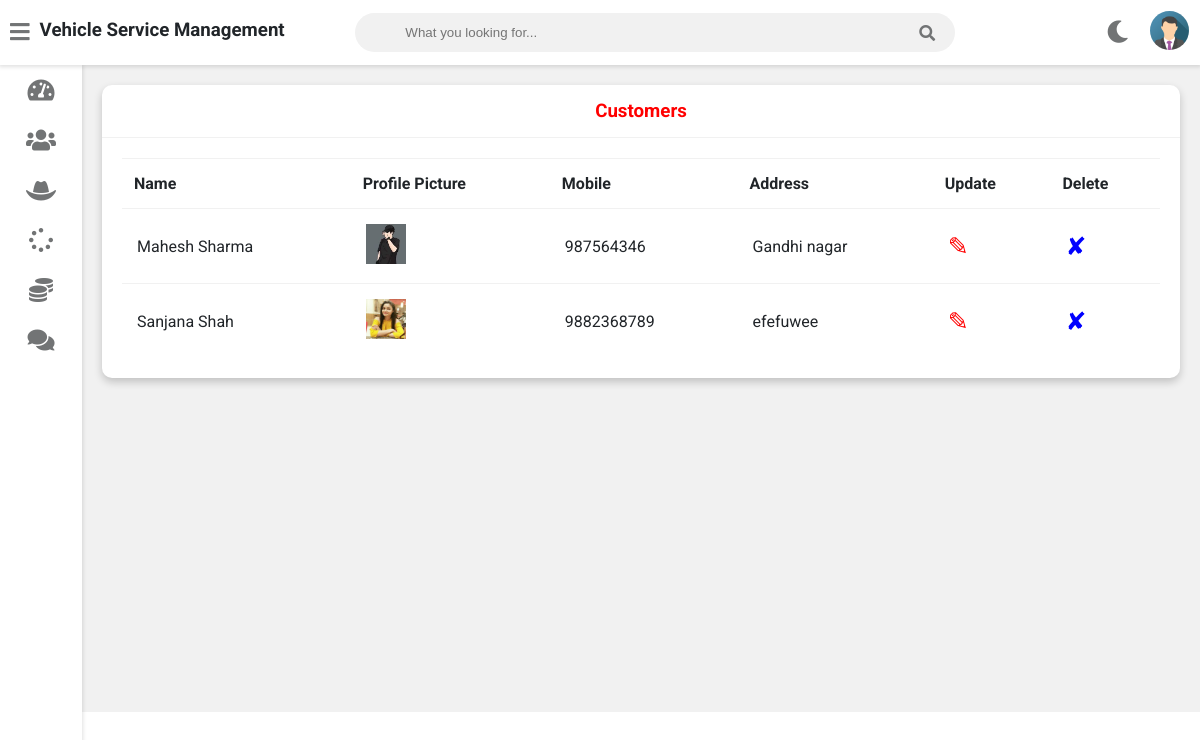
The page /admin-view-customer (signed in) on the database its author committed.
### vehicle/models.py (models this page shows, shortened)
class Customer(models.Model):
    user=models.OneToOneField(User,on_delete=models.CASCADE)
    profile_pic= models.ImageField(upload_to='profile_pic/CustomerProfilePic/',null=True,blank=True)
    address = models.CharField(max_length=40)
    mobile = models.CharField(max_length=20,null=False)
    @property
    def get_name(self):
        return self.user.first_name+" "+self.user.last_name

### vehicle/views.py (the view)
# urls.py: path('admin-view-customer',views.admin_view_customer_view,name='admin-view-customer'),
@login_required(login_url='adminlogin')
def admin_view_customer_view(request):
    customers=models.Customer.objects.all()
    return render(request,'vehicle/admin_view_customer.html',{'customers':customers})

### templates/vehicle/admin_view_customer.html
{% extends 'vehicle/adminbase.html' %}
{% block content %}
{% load static %}
	<div class="wrapper">
		<div class="row">
			<div class="col-12 col-m-12 col-sm-12">
				<div class="card">
					<div class="card-header">
						<h3 style="color:red; text-align:center" >Customers
						</h3>
					</div>
					<div class="card-content">
						<table>
							<thead>
                <tr>
                  <th>Name</th>
                  <th>Profile Picture</th>
                  <th>Mobile</th>
                  <th>Address</th>
                  <th>Update</th>
                  <th>Delete</th>
                </tr>
							</thead>
							<tbody>
              {% for c in customers %}
                <tr>
                  <td> {{c.get_name}}</td>
                  <td> <img src="{% static c.profile_pic.url %}" alt="Profile Pic" height="40px" width="40px" /></td>
                  <td>{{c.mobile}}</td>
                  <td>{{c.address}}</td>
                  <td><a  style="color:red; text-decoration:none;font-size:25px;" href="{% url 'update-customer' c.id  %}">&#9998;</a></td>
                  <td><a style="color:blue; text-decoration:none;font-size:25px;"href="{% url 'delete-customer' c.id  %}">&#10008;</a></td>
                </tr>
                {% endfor %}
							</tbody>
						</table>
					</div>
				</div>
			</div>
		</div>
<br><br><br><br><br><br><br><br><br><br><br><br><br><br><br><br>
	</div>
{% endblock content %}

### rows shown on the page
Customer: get_name "Mahesh Sharma", profile_pic (picture), mobile "987564346", address "Gandhi nagar"
Customer: get_name "Sanjana Shah", profile_pic (picture), mobile "9882368789", address "efefuwee"
